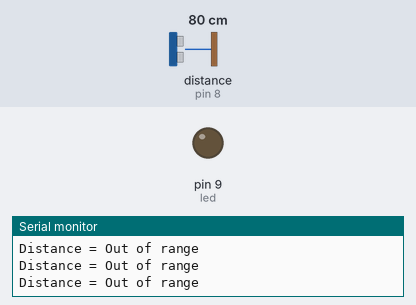
Recording of a sketch running on a simulated Arduino Uno, built with avr-gcc and run on an emulated ATmega328P. On the bench: output pins drawn as LEDs (lit = HIGH), the last lines printed to the serial monitor. Wiring (inferred from the names in the program): ultrasonic range finder: trigger pin 7; echo pin 8. The test bench sets the inputs (shaded band); at power-on: distance to the obstacle (sensor on pin 8) 80 cm. The echo pulse lasts 58.3 µs per cm; pins used as bus, display or sensor lines are not drawn.

Above: at 1.2 s.
1.3 s: distance to the obstacle (sensor on pin 8) set to 4 cm
At 2.6 s:
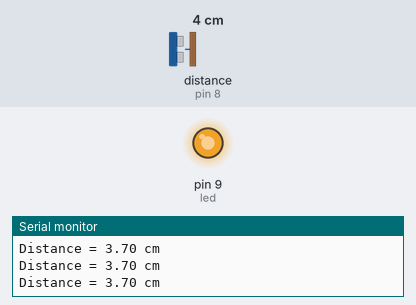
4.3 s: distance to the obstacle (sensor on pin 8) set to 18 cm
At 5.5 s:
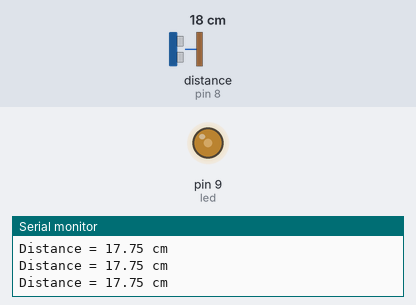
5.8 s: distance to the obstacle (sensor on pin 8) set to 9 cm
At 6.1 s:
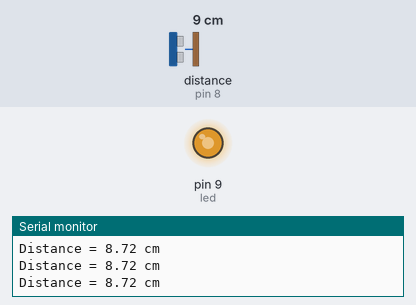
Timing chart, 0 to 8.8 s (numbered marks = the images above; inputs shaded):
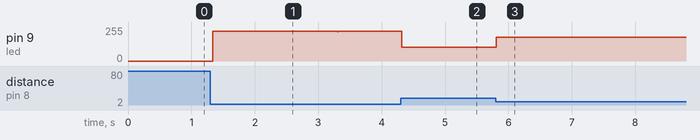

The sketch:

Final_project.ino
```cpp
/*
 * CHANGE by Jade Lui and Nicole Wu using led, hc-sr04, MCP41100
 */
#include <SPI.h>

#define trigPin 7 //pin for sensor
#define echoPin 8 //pin for sensor
#define led 9 // pin for led

byte address = 0x11; //for use in dpwrite(digital potentiometer write value function)
int CS= 10;
int i=0;

void setup() {
  Serial.begin (9600);

  //distance sensor setup
  pinMode(trigPin, OUTPUT);
  pinMode(echoPin, INPUT);

  //led setup
  pinMode(led, OUTPUT);

  //digipot setup
  pinMode (CS, OUTPUT);
  SPI.begin();
}

void loop() {
  float duration, distance;

  //*****distance sensor part

  // Clears the trigPin
  digitalWrite(trigPin, LOW);
  delayMicroseconds(2);
  // Sets the trigPin on HIGH state for 10 micro seconds
  digitalWrite(trigPin, HIGH);
  delayMicroseconds(10);
  digitalWrite(trigPin, LOW);
  // Reads the echoPin, returns the sound wave travel time in microseconds
  duration = pulseIn(echoPin, HIGH);
  // Calculating the distance
  distance = (duration / 2) * 0.0344;

  //*****light & sound changing part

  if (distance >= 30 || distance <= 2 ){ //limit response area
    Serial.print("Distance = ");
    Serial.println("Out of range");
    analogWrite(led, 0); //turn off led
    dpwrite(255); //lowest resistance, playing sound all the time
  }
  else {
    Serial.print("Distance = ");
    Serial.print(distance);
    Serial.println(" cm");
    analogWrite(led, 255 - distance/30 * 255); //change led brightness, the closer, the brightner
    dpwrite(distance/30 * 255); //change digipot value, the closer, higher resistance, no sound
    delay(10);
  }
  delay(10);
}

int dpwrite(int value)
{
  digitalWrite(CS, LOW);
  SPI.transfer(address);
  SPI.transfer(value); //input value
  digitalWrite(CS, HIGH);
}
```

Measured:
- after the input at 1.3 s, pin 9 (led): 0/255 → 223/255 at once
- after the input at 4.3 s, pin 9 (led): 223/255 → 104/255 at once
- after the input at 5.8 s, pin 9 (led): 104/255 → 180/255 at once
